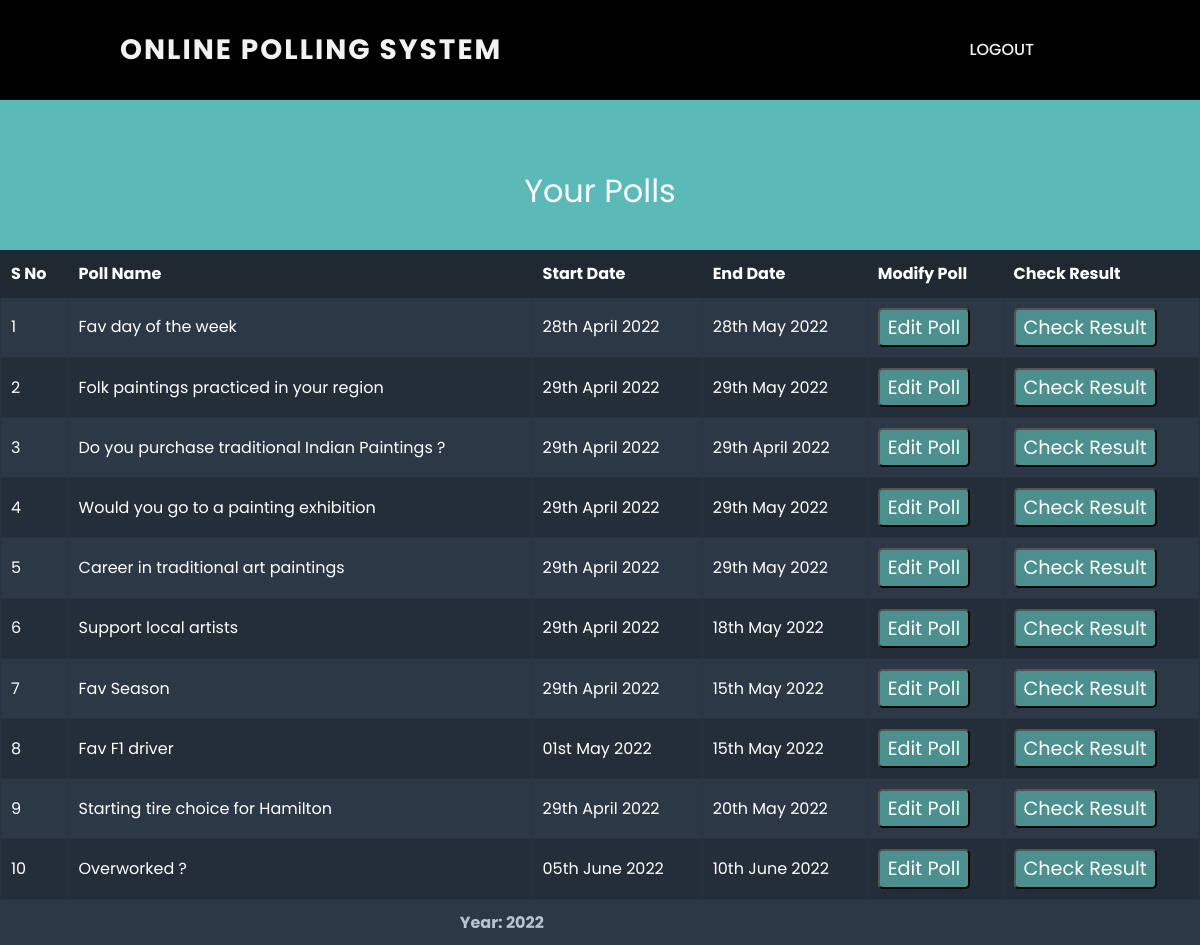
/your_polls (signed in), run on an earlier commit of the app's database.
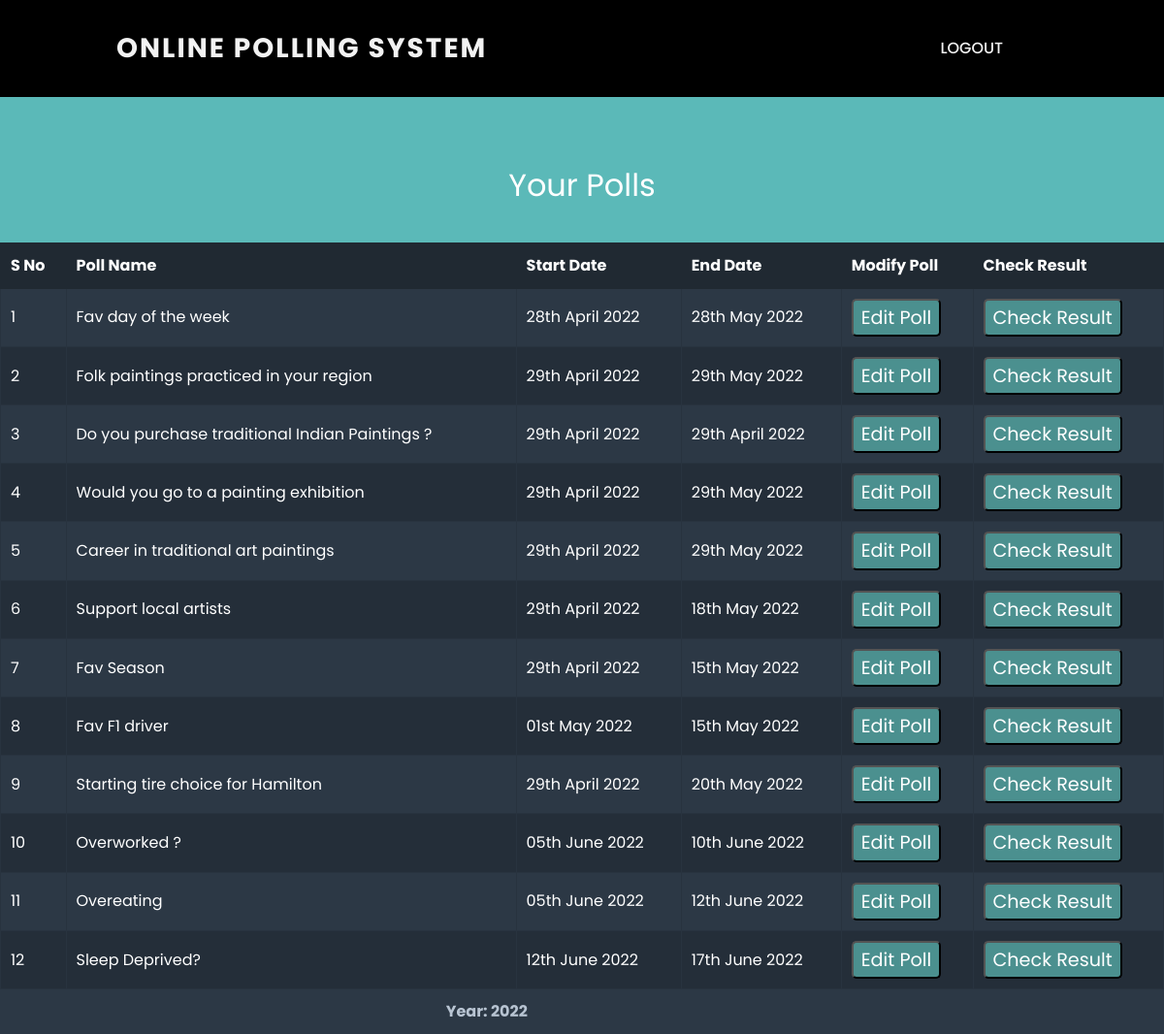
And on a later commit of the database.
### tables this page shows
CREATE TABLE poll_data (
                pollid INTEGER PRIMARY KEY AUTOINCREMENT,
                owner INTEGER NOT NULL,
                pollname VARCHAR(30) NOT NULL,
                quest VARCHAR(300) NOT NULL,
                op1 VARCHAR(50) NOT NULL,
                op2 VARCHAR(50) NOT NULL,
                op3 VARCHAR(50),
                op4 VARCHAR(50),
                op5 VARCHAR(50),
                op6 VARCHAR(50),
                op7 VARCHAR(50),
                op8 VARCHAR(50)
                );

### app.py (the view)
@app.route("/your_polls", methods=["GET", "POST"])
@login_required
def your_polls():
    conn = sqlite3.connect('Voting_database.db')
    c = conn.cursor()
    if request.method == "POST":
        val_0 = request.form.get("part")
        val_1 = request.form.get("res")
        if val_0:
            poll_id = val_0
            c.execute("""SELECT no_of_options FROM poll_filters WHERE pollid = :p""", {"p": poll_id})
            option_count = c.fetchone()[0]
            c.execute("""SELECT * FROM poll_data WHERE pollid = :p """, {"p": poll_id})
            row = c.fetchone()
            conn.commit()
            return render_template("participate.html", arr=row, n=option_count)
        else:
            poll_id = int(val_1)
            c.execute("""SELECT no_of_options FROM poll_filters WHERE pollid = :p""", {"p": poll_id})
            option_count = c.fetchone()[0]
            c.execute("""SELECT * FROM poll_results JOIN poll_data USING (pollid) WHERE pollid = :p """, {"p": poll_id})
            row = c.fetchone()
            conn.commit()
            return redirect("/results", poll_id)
    else:
        c.execute("""SELECT pollid from poll_data WHERE owner == :o""", {"o": session["user_id"]})
        poll_id = c.fetchall()
        poll_name = []
        poll_dates = []
        for idx in poll_id:
            c.execute("""SELECT pollname from poll_data WHERE pollid == :p""", {"p": idx[0]})
            poll_name.append(c.fetchone())
            c.execute("""SELECT start, end from poll_filters WHERE pollid == :p""", {"p": idx[0]})
            poll_dates.append(c.fetchone())
        final_data = []
        for i in range(len(poll_dates)):
            data = [poll_id[i][0], poll_name[i][0], convert_date(poll_dates[i][0]), convert_date(poll_dates[i][1])]
            if is_in_past(poll_dates[i][0]):
                data.append(0)
            else:
                data.append(1)
            final_data.append(data)
        print(final_data)
        del poll_id
        del poll_name
        del poll_dates
        return render_template("your_polls.html", data=final_data, n=len(final_data))

### app.py (called while the page is built)
@app.after_request
def after_request(response):
    response.headers["Cache-Control"] = "no-cache, no-store, must-revalidate"
    response.headers["Expires"] = 0
    response.headers["Pragma"] = "no-cache"
    return response

def login_required(f):
    @wraps(f)
    def decorated_function(*args, **kwargs):
        if session.get("user_id") is None:
            return redirect("/login")
        return f(*args, **kwargs)
    return decorated_function

### helper.py (called while the page is built)
def convert_date(d):
    res = d[8] + d[9]
    months_string = ['January', 'February', 'March', 'April', 'May', 'June', 'July', 'August', 'September', 'October',
                     'November', 'December']
    ordinal_string = ['st', 'nd', 'th']
    if int(d[8] + d[9]) == 1:
        res += 'st '
    elif int(d[8] + d[9]) == 2:
        res += 'nd '
    else:
        res += "th "
    res += months_string[int(d[5] + d[6]) - 1]
    res += (" " + d[0] + d[1] + d[2] + d[3])
    return res

def is_in_past(val):
    d = int(val[8] + val[9])
    m = int(val[5] + val[6])
    y = int(val[0] + val[1] + val[2] + val[3])
    curr_date = date.today()
    val1 = str(curr_date.strftime("%Y/%m/%d"))
    cd = int(val1[8] + val1[9])
    cm = int(val1[5] + val1[6])
    cy = int(val1[0] + val1[1] + val1[2] + val1[3])
    if cy > y:
        return 1
    elif cy < y:
        return 0
    if cm > m:
        return 1
    elif cm < m:
        return 0
    if cd > d:
        return 1
    elif cd < d:
        return 0
    return 0

### Templates/your_polls.html (shortened to what this page needs)
{% extends "layout.html" %}
{% block title %}
    <link rel="stylesheet" href="https://cdnjs.cloudflare.com/ajax/libs/normalize/5.0.0/normalize.min.css">
    <link rel="stylesheet" href="static/view_polls/style.css">
{% endblock %}
{% block main %}
<section style = "display: block;
    background-color: #5BB9B8;
    height:150px;
    padding:65px;
    font-size: 2em;
    margin-inline-start: 0px;
    margin-inline-end: 0px;
    text-align: center;">
    Your Polls
</section>
    <form action = "/private_polls" method="POST">
        <main>
            <table>
                <thead>
                    <tr>
                        <th> S No </th>
                        <th> Poll Name</th>
                        <th>Start Date</th>
                        <th>End Date</th>
                        <th>Modify Poll</th>
                        <th>Check Result</th>
                    </tr>
                </thead>
                <tfoot>
                    <tr>
                        <th colspan='5'>
                          Year: 2022
                        </th>
                    </tr>
                </tfoot>
                <tbody>
                    {% for i in range(n) %}
                    <tr>
                        <td> {{ i+1 }} </td>
                        <td> {{ data[i][1] }} </td>
                        <td> {{ data[i][2] }} </td>
                        <td> {{ data[i][3] }} </td>
                        <td class='select'>
                            <button value='{{ data[i][0] }}' name="part" type="submit" class="button">Edit Poll</button>
                        </td>
                        <td class='select'>
                            <button value='{{ data[i][0] }}' name="res" type="submit" class="button">Check Result</button>
                        </td>
                    </tr>
                  {% endfor %}
                </tbody>
            </table>
        </main>
    </form>
{% endblock %}

### Templates/layout.html (shortened to what this page needs)
<!DOCTYPE html>
<html lang="en">
  <head>
    <link href="{{ url_for('static', filename='layout_styles.css') }}" rel="stylesheet">
    <link href="{{ url_for('static', filename='l2/vendor/bootstrap/css/bootstrap.min.css') }}" rel="stylesheet">
    <link rel="stylesheet" href="https://cdn.jsdelivr.net/npm/bootstrap@4.0.0/dist/css/bootstrap.min.css">
    <link rel="stylesheet" href="https://cdnjs.cloudflare.com/ajax/libs/normalize/5.0.0/normalize.min.css">
    {% block title %}
    {% endblock %}
    <link rel="stylesheet" href="https://cdnjs.cloudflare.com/ajax/libs/font-awesome/4.7.0/css/font-awesome.min.css">
    <link rel="stylesheet" type="text/css" href="https://cdn.jsdelivr.net/npm/daterangepicker/daterangepicker.css" />
  </head>
<body>
    <div class="main-nav" id="myTopnav" >
        {% if session.user_id %}
            <a href="/home" class = "logo">
        {% else %}
            <a href="/" class = "logo">
        {% endif %}
            Online Polling System
        </a>
        <div class = "to_right">
            {% if session.user_id %}
                <a style="right : 200px position :" href="/logout" >Logout</a>
            {% else %}
                <a href="/login" >Login</a>
                <a style="right : 200px position :" href="/register">Register</a>
            {% endif %}
        </div>
    </div>
    <main >
        {% block main %}
        {% endblock %}
    </main>
</body>

### static/layout_styles.css (style rules this page uses)
html, body { margin:0; font-family: 'Poppins', sans-serif !important; font-weight: 400 !important; background-color: #fff ; font-size: 16px !important; -ms-text-size-adjust: 100% !important; -webkit-font-smoothing: antialiased !important; -moz-osx-font-smoothing: grayscale !important; height: 100%; width: 100%; }
.to_right { float : right; position: relative; right: 150px; }
.main-nav { background-color: black; overflow: hidden; height : 100px; }
.main-nav a { float: left; height: 0px; display: block; color: #f2f2f2; text-transform: uppercase; text-align: center; padding: 14px 16px; text-decoration: none; font-size: 16px; font-weight: 500; line-height: 72px; }
.main-nav .logo { font-size:28px; left = 104px; margin-left: 104px; line-height: 72px; font-weight: 700; text-transform: uppercase; letter-spacing: 2px; text-align : center; }
button, input, optgroup, select, textarea { font-family: 'Poppins', sans-serif !important; font-size: 100%; line-height: 1.15; margin: 0; }

### static/view_polls/style.css (style rules this page uses)
* { box-sizing: border-box; }
html { font-size: 62.5%; background-color: #5BB9B8; }
body { height: 100%; width: 100%; background-color: #5BB9B8; line-height: 1.6; -webkit-font-smoothing: antialiased; color: #fff; font-size: 1.6rem; font-family: 'Lato', sans-serif; }
main { top:200px; background-color: #2C3845; }
table { display: block; }
tr, td, tbody, tfoot { display: block; }
thead { display: none; }
tr { padding-bottom: 10px; }
td { padding: 10px 10px 0; text-align: center; }
td:before { content: attr(data-title); color: #7a91aa; text-transform: uppercase; font-size: 1.4rem; padding-right: 10px; display: block; }
table { width: 100%; }
th { text-align: left; font-weight: 700; }
thead th { background-color: #202932; color: #fff; border: 1px solid #202932; }
tfoot th { display: block; padding: 10px; text-align: center; color: #b8c4d2; }
.button { line-height: 1; display: inline-block; font-size: 1.2rem; text-decoration: none; border-radius: 5px; color: #fff; padding: 8px; background-color: #4b908f; }
.select { padding-bottom: 20px; border-bottom: 1px solid #28333f; }
.select:before { display: none; }
@media (min-width: 460px) { td { text-align: left; } }
@media (min-width: 460px) { td:before { display: inline-block; text-align: right; width: 140px; } }
@media (min-width: 460px) { .select { padding-left: 160px; } }
@media (min-width: 720px) { table { display: table; } }
@media (min-width: 720px) { tr { display: table-row; } }
@media (min-width: 720px) { td, th { display: table-cell; } }
@media (min-width: 720px) { tbody { display: table-row-group; } }
@media (min-width: 720px) { thead { display: table-header-group; } }
@media (min-width: 720px) { tfoot { display: table-footer-group; } }
@media (min-width: 720px) { td { border: 1px solid #28333f; } }
@media (min-width: 720px) { td:before { display: none; } }
@media (min-width: 720px) { td, th { padding: 10px; } }
@media (min-width: 720px) { tr:nth-child(2n+2) td { background-color: #242e39; } }
@media (min-width: 720px) { tfoot th { display: table-cell; } }
@media (min-width: 720px) { .select { padding: 10px; } }

What changed in the data, as far as the page shows it:
added poll_data: pollname "Overeating"
added poll_data: pollname "Sleep Deprived?"
Also different on the page:
new list line: "11 05th June 2022 12th June 2022 Edit Poll Check Result"
new list line: "12 12th June 2022 17th June 2022 Edit Poll Check Result"
